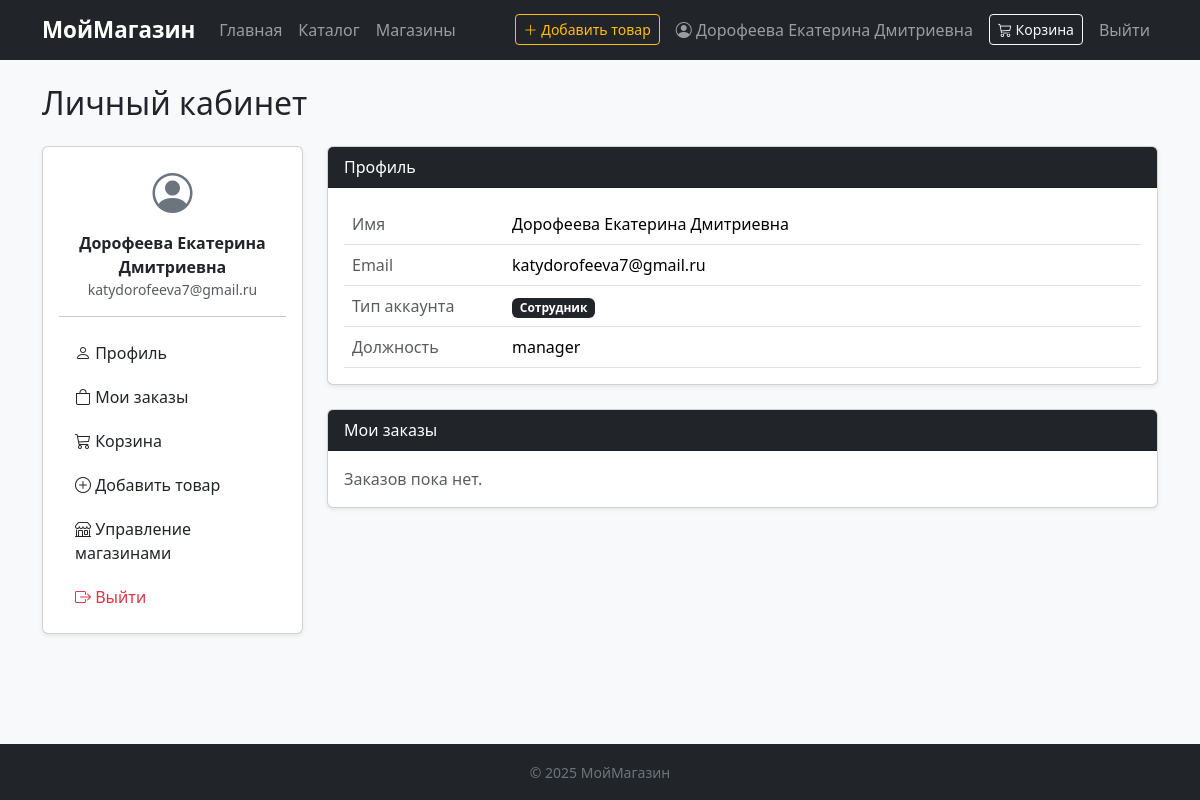
Page /account (signed in) on the earlier database version.
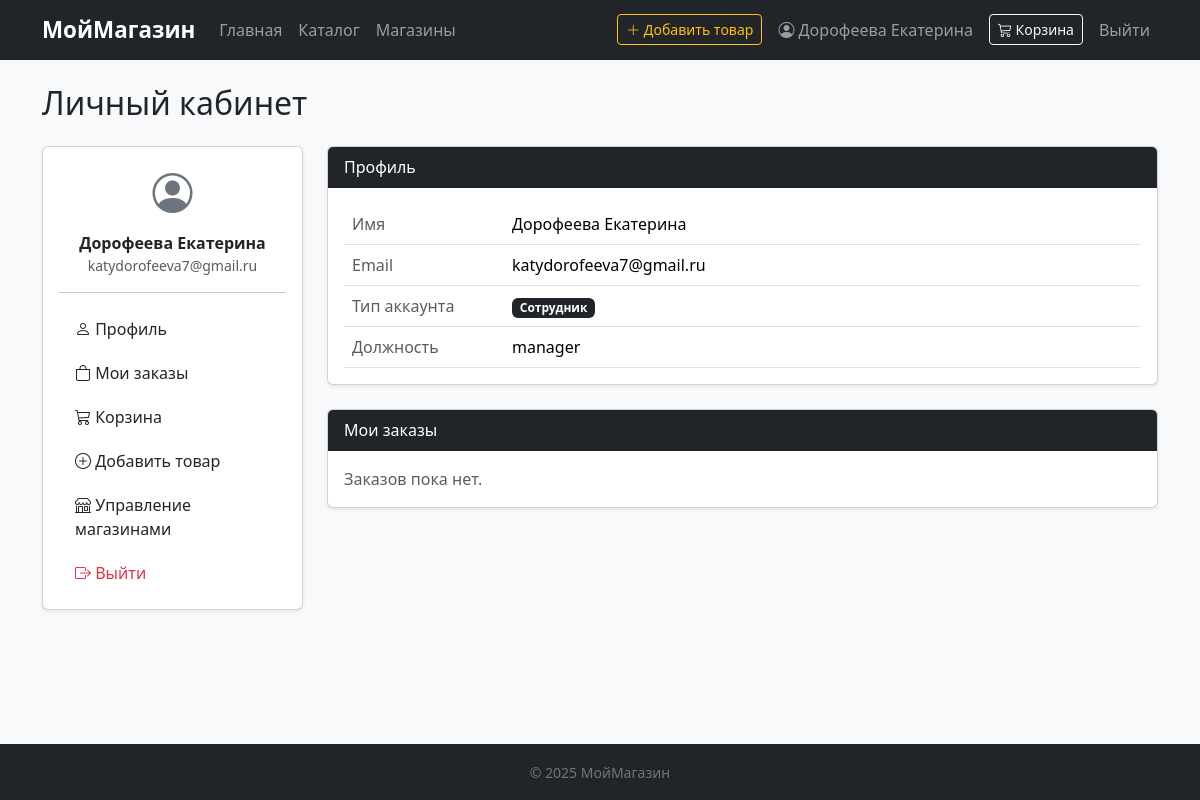
Same page on the later database version.
### data/users.py (models this page shows, shortened)
class User(SqlAlchemyBase, UserMixin):
    __tablename__ = 'users'
    id = Column(Integer, primary_key=True, autoincrement=True)
    name = Column(String, nullable=True)
    email = Column(String, index=True, unique=True, nullable=True)
    hashed_password = Column(String, nullable=True)
    role = Column(Enum("admin", "user", "manager", "warehouse", "support", "courier", name="user_roles"), nullable=True)
    created_date = Column(DateTime, default=datetime.datetime.now)

### app.py (the view)
@app.route('/account')
@login_required
def account():
    return render_template('account.html', user=current_user)

### app.py (called while the page is built)
@contextmanager
def session_scope():
    db_sess = db_session.create_session()
    try:
        yield db_sess
    finally:
        db_sess.close()

def cart_count():
    if not current_user.is_authenticated:
        return 0
    with session_scope() as db_sess:
        items = db_sess.query(Cart).filter(Cart.user_id == current_user.id).all()
        return sum(item.quantity for item in items)

@app.context_processor
def inject_cart_count():
    return dict(cart_count=cart_count())

@login_manager.user_loader
def load_user(user_id):
    with session_scope() as db_sess:
        return db_sess.get(User, user_id)

### data/db_session.py (called while the page is built)
def create_session() -> Session:
    global __factory
    return __factory()

### templates/account.html (shortened to what this page needs)
{% extends 'base.html' %}
{% block content %}
<h2 class="mb-4">Личный кабинет</h2>
<div class="row g-4">
    <div class="col-md-3">
        <div class="card shadow-sm">
            <div class="card-body">
                <div class="text-center mb-3">
                    <i class="bi bi-person-circle fs-1 text-secondary"></i>
                    <p class="fw-bold mt-2 mb-0">{{ user.name }}</p>
                    <p class="text-muted small">{{ user.email }}</p>
                </div>
                <hr>
                <ul class="nav flex-column gap-1">
                    <li><a href="{{ url_for('account') }}" class="nav-link text-dark"><i class="bi bi-person"></i> Профиль</a></li>
                    <li><a href="#" class="nav-link text-dark"><i class="bi bi-bag"></i> Мои заказы</a></li>
                    <li><a href="{{ url_for('cart') }}" class="nav-link text-dark"><i class="bi bi-cart3"></i> Корзина</a></li>
                    {% if user.role in ["admin", "manager", "warehouse"] %}
                    <li><a href="{{ url_for('add_product') }}" class="nav-link text-dark"><i class="bi bi-plus-circle"></i> Добавить товар</a></li>
                    <li><a href="{{ url_for('stores') }}" class="nav-link text-dark"><i class="bi bi-shop"></i> Управление магазинами</a></li>
                    {% endif %}
                    <li><a href="{{ url_for('logout') }}" class="nav-link text-danger"><i class="bi bi-box-arrow-right"></i> Выйти</a></li>
                </ul>
            </div>
        </div>
    </div>
    <div class="col-md-9">
        <div class="card shadow-sm mb-4">
            <div class="card-header bg-dark text-white">Профиль</div>
            <div class="card-body">
                <table class="table mb-0">
                    <tr>
                        <td class="text-muted" style="width:160px;">Имя</td>
                        <td>{{ user.name or '—' }}</td>
                    </tr>
                    <tr>
                        <td class="text-muted">Email</td>
                        <td>{{ user.email }}</td>
                    </tr>
                    <tr>
                        <td class="text-muted">Тип аккаунта</td>
                        <td>
                            {% if user.role == 'user' %}
                            <span class="badge bg-secondary">Покупатель</span>
                            {% else %}
                            <span class="badge bg-dark">Сотрудник</span>
                            {% endif %}
                        </td>
                    </tr>
                    {% if user.role != 'user' %}
                    <tr>
                        <td class="text-muted">Должность</td>
                        <td>{{ user.role }}</td>
                    </tr>
                    {% endif %}
                </table>
            </div>
        </div>
        <div class="card shadow-sm">
            <div class="card-header bg-dark text-white">Мои заказы</div>
            <div class="card-body text-muted">Заказов пока нет.</div>
        </div>
    </div>
</div>
{% endblock %}

### templates/base.html (shortened to what this page needs)
<!DOCTYPE html>
<html lang="ru">
<head>
    <link href="https://cdn.jsdelivr.net/npm/bootstrap@5.3.3/dist/css/bootstrap.min.css" rel="stylesheet">
    <link href="https://cdn.jsdelivr.net/npm/bootstrap-icons@1.11.3/font/bootstrap-icons.css" rel="stylesheet">
</head>
<body class="bg-light">
<nav class="navbar navbar-expand-lg navbar-dark bg-dark">
    <div class="container">
        <a class="navbar-brand" href="{{ url_for('index') }}">МойМагазин</a>
        <div class="collapse navbar-collapse" id="navMenu">
            <ul class="navbar-nav me-auto">
                <li class="nav-item"><a class="nav-link" href="{{ url_for('index') }}">Главная</a></li>
                <li class="nav-item"><a class="nav-link" href="{{ url_for('catalog') }}">Каталог</a></li>
                <li class="nav-item"><a class="nav-link" href="{{ url_for('stores') }}">Магазины</a></li>
            </ul>
            <ul class="navbar-nav align-items-center gap-2">
                {% if current_user.is_authenticated %}
                    {% if current_user.role in ["admin", "manager", "warehouse"] %}
                    <li class="nav-item">
                        <a class="btn btn-sm btn-outline-warning" href="{{ url_for('add_product') }}">
                            <i class="bi bi-plus-lg"></i> Добавить товар
                        </a>
                    </li>
                    {% endif %}
                    <li class="nav-item">
                        <a class="nav-link" href="{{ url_for('account') }}">
                            <i class="bi bi-person-circle"></i> {{ current_user.name }}
                        </a>
                    </li>
                    <li class="nav-item">
                        <a class="btn btn-sm btn-outline-light" href="{{ url_for('cart') }}">
                            <i class="bi bi-cart3"></i> Корзина
                        </a>
                    </li>
                    <li class="nav-item">
                        <a class="nav-link" href="{{ url_for('logout') }}">Выйти</a>
                    </li>
                {% else %}
                    <li class="nav-item"><a class="nav-link" href="{{ url_for('login') }}">Войти</a></li>
                    <li class="nav-item">
                        <a class="btn btn-sm btn-outline-light" href="{{ url_for('register') }}">Регистрация</a>
                    </li>
                {% endif %}
            </ul>
        </div>
    </div>
</nav>
<main class="container my-4">
    {% block content %}{% endblock %}
</main>
<footer class="bg-dark text-secondary text-center py-3 mt-5">
    <small>&copy; 2025 МойМагазин</small>
</footer>
</body>
</html>

Differences in the rows shown:
changed User "katydorofeeva7@gmail.ru": name "Дорофеева Екатерина Дмитриевна" → "Дорофеева Екатерина"
